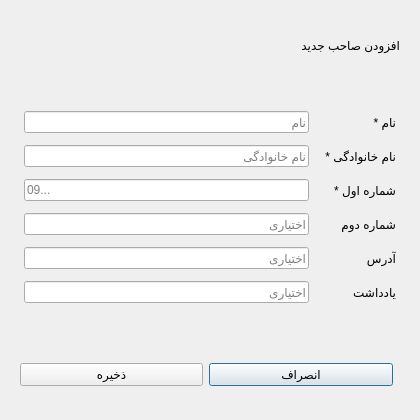
<?xml version="1.0" encoding="UTF-8"?>
<ui version="4.0">
 <class>AddOwnerDialog</class>
 <widget class="QDialog" name="AddOwnerDialog">
  <property name="geometry"><rect><x>0</x><y>0</y><width>420</width><height>420</height></rect></property>
  <property name="windowTitle"><string>افزودن صاحب جدید</string></property>
  <property name="layoutDirection"><enum>Qt::RightToLeft</enum></property>
  <layout class="QVBoxLayout" name="mainLayout">
   <property name="spacing"><number>0</number></property>
   <property name="leftMargin"><number>0</number></property>
   <property name="rightMargin"><number>0</number></property>
   <property name="topMargin"><number>0</number></property>
   <property name="bottomMargin"><number>0</number></property>

   <item>
    <widget class="QWidget" name="headerWidget">
     <property name="minimumHeight"><number>60</number></property>
     <property name="maximumHeight"><number>60</number></property>
     <layout class="QHBoxLayout">
      <property name="leftMargin"><number>20</number></property>
      <property name="rightMargin"><number>20</number></property>
      <item>
       <widget class="QLabel" name="dialogTitle">
        <property name="text"><string>افزودن صاحب جدید</string></property>
       </widget>
      </item>
     </layout>
    </widget>
   </item>

   <item>
    <widget class="QWidget" name="formWidget">
     <layout class="QFormLayout" name="formLayout">
      <property name="leftMargin"><number>24</number></property>
      <property name="rightMargin"><number>24</number></property>
      <property name="topMargin"><number>20</number></property>
      <property name="bottomMargin"><number>20</number></property>
      <property name="horizontalSpacing"><number>16</number></property>
      <property name="verticalSpacing"><number>12</number></property>

      <item row="0" column="0"><widget class="QLabel" name="label1"><property name="text"><string>نام *</string></property></widget></item>
      <item row="0" column="1"><widget class="QLineEdit" name="firstNameEdit"><property name="placeholderText"><string>نام</string></property></widget></item>

      <item row="1" column="0"><widget class="QLabel" name="label2"><property name="text"><string>نام خانوادگی *</string></property></widget></item>
      <item row="1" column="1"><widget class="QLineEdit" name="lastNameEdit"><property name="placeholderText"><string>نام خانوادگی</string></property></widget></item>

      <item row="2" column="0"><widget class="QLabel" name="label3"><property name="text"><string>شماره اول *</string></property></widget></item>
      <item row="2" column="1"><widget class="QLineEdit" name="phoneEdit"><property name="placeholderText"><string>09...</string></property></widget></item>

      <item row="3" column="0"><widget class="QLabel" name="label4"><property name="text"><string>شماره دوم</string></property></widget></item>
      <item row="3" column="1"><widget class="QLineEdit" name="phone2Edit"><property name="placeholderText"><string>اختیاری</string></property></widget></item>

      <item row="4" column="0"><widget class="QLabel" name="label5"><property name="text"><string>آدرس</string></property></widget></item>
      <item row="4" column="1"><widget class="QLineEdit" name="addressEdit"><property name="placeholderText"><string>اختیاری</string></property></widget></item>

      <item row="5" column="0"><widget class="QLabel" name="label6"><property name="text"><string>یادداشت</string></property></widget></item>
      <item row="5" column="1"><widget class="QLineEdit" name="notesEdit"><property name="placeholderText"><string>اختیاری</string></property></widget></item>
     </layout>
    </widget>
   </item>

   <item><spacer><property name="orientation"><enum>Qt::Vertical</enum></property></spacer></item>

   <item>
    <widget class="QWidget" name="footerWidget">
     <property name="minimumHeight"><number>60</number></property>
     <property name="maximumHeight"><number>60</number></property>
     <layout class="QHBoxLayout">
      <property name="leftMargin"><number>20</number></property>
      <property name="rightMargin"><number>20</number></property>
      <item><spacer><property name="orientation"><enum>Qt::Horizontal</enum></property></spacer></item>
      <item><widget class="QPushButton" name="btnCancel"><property name="text"><string>انصراف</string></property><property name="minimumWidth"><number>90</number></property></widget></item>
      <item><widget class="QPushButton" name="btnSave"><property name="text"><string>ذخیره</string></property><property name="minimumWidth"><number>90</number></property></widget></item>
     </layout>
    </widget>
   </item>
  </layout>
 </widget>
</ui>
